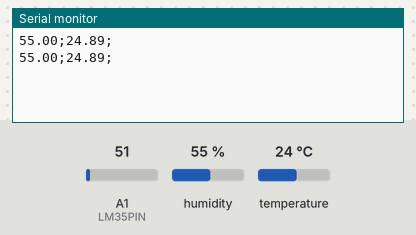
Bench run of a sketch on a simulated Arduino Uno, built with avr-gcc and run on an emulated ATmega328P. Parts: the last lines printed to the serial monitor. Inputs (shaded band) come from the test bench; at power-on: humidity 55 %, A1 (LM35PIN) = 51, temperature 24 °C.

Above: at 1.8 s.
1.9 s: humidity set to 22 %
At 3.3 s:
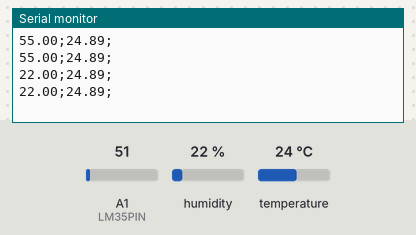
3.4 s: A1 (LM35PIN) set to 61
At 4.7 s:
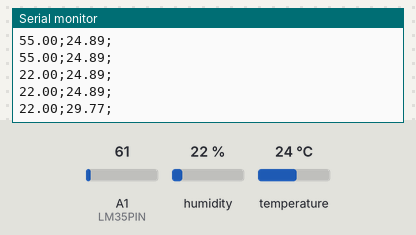
4.9 s: humidity set to 40 %
At 5.5 s:
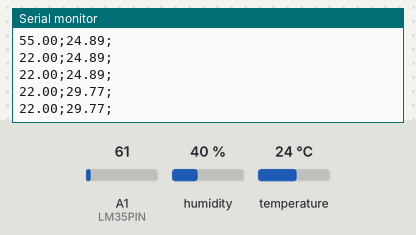
6.4 s: A1 (LM35PIN) set to 71
At 7.9 s:
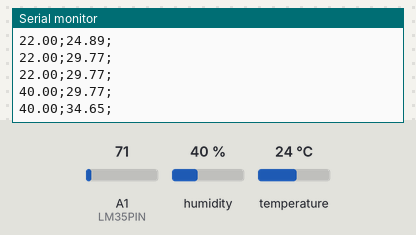
Timing chart, 0 to 8.9 s (numbered marks = the images above; inputs shaded):
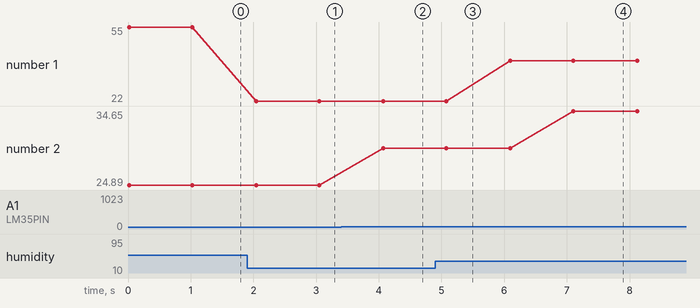

Measured:
- after the input at 1.9 s, the serial monitor: prints a new line after 0.15 s (image 1)
- after the input at 3.4 s, the serial monitor: prints a new line after 0.67 s (image 2)
- after the input at 6.4 s, the serial monitor: prints a new line after 0.70 s (image 4)
- plotted number 1: 55 → 22 after the input at 1.9 s, 22 → 40 after the input at 4.9 s
- plotted number 2: 24.89 → 29.77 after the input at 3.4 s, 29.77 → 34.65 after the input at 6.4 s

The sketch:

codigarduinoleituratodos.ino
```cpp
 #include <DHT.h>
#include <DHT_U.h>
#include <Adafruit_Sensor.h>
#include <DHT.h>
#include <DHT_U.h>
#include "DHT.h"
#define DHTPIN A3
#define LM35PIN A1
//#define LUMIPIN A5
//#define CHAVPIN 7
DHT dht(DHTPIN, DHT11);
void setup()
{
pinMode(DHTPIN, INPUT);
//pinMode(CHAVPIN, INPUT);
Serial.begin(9600);
dht.begin();
}
void loop()
{
float dht11_umidade = dht.readHumidity();
//float dht11_temperatura = dht.readTemperature();
Serial.print(dht11_umidade);
Serial.print(";");
//Serial.print(dht11_temperatura);
//Serial.print(";");

//float luminosidade = analogRead(LUMIPIN);
//Serial.print(luminosidade);
//Serial.print(";");

float lm35_temperatura = analogRead(LM35PIN);
lm35_temperatura = lm35_temperatura * 0.00488;
lm35_temperatura = lm35_temperatura * 100;
Serial.print(lm35_temperatura);
Serial.println(";");

//int chave = digitalRead(7);
//if (chave == 0)
//{
//Serial.print("1");
//}
//else
//{
//Serial.print("0");
//}
//Serial.println();

delay(1000);
}
```
